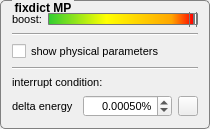
      <widget class="QGroupBox" name="gb_fixdictSet">
       <property name="minimumSize">
        <size>
         <width>210</width>
         <height>0</height>
        </size>
       </property>
       <property name="maximumSize">
        <size>
         <width>210</width>
         <height>16777215</height>
        </size>
       </property>
       <property name="font">
        <font>
         <pointsize>9</pointsize>
         <weight>75</weight>
         <bold>true</bold>
        </font>
       </property>
       <property name="toolTip">
        <string>&lt;html&gt;&lt;head/&gt;&lt;body&gt;&lt;p&gt;&lt;span style=&quot; font-weight:600;&quot;&gt;fixdict MP&lt;/span&gt;&lt;/p&gt;&lt;p&gt;settings for the fixdict MP algorithm&lt;/p&gt;&lt;p&gt;including interrupt condition&lt;/p&gt;&lt;/body&gt;&lt;/html&gt;</string>
       </property>
       <property name="styleSheet">
        <string notr="true">    QGroupBox  {
        background-color: qlineargradient(x1: 0, y1: 0, x2: 0, y2: 1,
                                          stop: 0 #E0E0E0, stop: 1 #FFFFFF);
        border: 1px solid gray;
        border-radius: 5px;
        margin-top: 3ex; /* leave space at the top for the title */
    }
     
    QGroupBox::title  {
        subcontrol-origin: margin;
		left: 12px;
        subcontrol-position: top left; /* position at the top center */
        padding: 1px;       
    }
</string>
       </property>
       <property name="title">
        <string>fixdict MP</string>
       </property>
       <property name="flat">
        <bool>false</bool>
       </property>
       <property name="checkable">
        <bool>false</bool>
       </property>
       <layout class="QVBoxLayout" name="verticalLayout_7">
        <item>
         <layout class="QHBoxLayout" name="horizontalLayout_4">
          <property name="topMargin">
           <number>0</number>
          </property>
          <item>
           <widget class="QLabel" name="l_boost_fixDict">
            <property name="font">
             <font>
              <pointsize>8</pointsize>
              <weight>50</weight>
              <bold>false</bold>
             </font>
            </property>
            <property name="toolTip">
             <string>&lt;html&gt;&lt;head/&gt;&lt;body&gt;&lt;p&gt;&lt;span style=&quot; font-weight:600;&quot;&gt;boost&lt;/span&gt;&lt;/p&gt;&lt;p&gt;set the number of channels (in percent of all choosen channels) used to find best machting atom in case of multichannel input signals&lt;/p&gt;&lt;/body&gt;&lt;/html&gt;</string>
            </property>
            <property name="text">
             <string>boost:</string>
            </property>
           </widget>
          </item>
          <item>
           <widget class="QSlider" name="sl_boost_fixDict">
            <property name="minimumSize">
             <size>
              <width>0</width>
              <height>0</height>
             </size>
            </property>
            <property name="maximumSize">
             <size>
              <width>16777215</width>
              <height>16777215</height>
             </size>
            </property>
            <property name="styleSheet">
             <string notr="true">QSlider::groove:horizontal {
border: 1px solid #bbb;
background: white;
height: 10px;
border-radius: 4px;
}

QSlider::sub-page:horizontal {
background:qlineargradient(spread:pad, x1:0, y1:0, x2:1, y2:0, stop:0 rgba(50,205,50, 255), stop:0.4 rgba(255,255,0, 255), stop:0.85 rgba(255,165,0, 255), stop:1 rgba(255,0,0,255));

border: 1px solid #777;
height: 10px;
border-radius: 1px;
}

QSlider::add-page:horizontal {
background: #fff;
border: 1px solid #777;
height: 10px;
border-radius: 1px;
}

QSlider::handle:horizontal {
background: qlineargradient(x1:0, y1:0, x2:1, y2:1,
    stop:0 #eee, stop:1 #ccc);
border: 1px solid #777;
width: 6px;
margin-top: -6px;
margin-bottom: -6px;
border-radius: 1px;
}

QSlider::handle:horizontal:hover {
background: qlineargradient(x1:0, y1:0, x2:1, y2:1,
    stop:0 #fff, stop:1 #ddd);
border: 1px solid #444;
border-radius: 1px;
}

QSlider::sub-page:horizontal:disabled {
background: #bbb;
border-color: #999;
}

QSlider::add-page:horizontal:disabled {
background: #eee;
border-color: #999;
}

QSlider::handle:horizontal:disabled {
background: #eee;
border: 1px solid #aaa;
border-radius: 4px;

}</string>
            </property>
            <property name="minimum">
             <number>-100</number>
            </property>
            <property name="maximum">
             <number>0</number>
            </property>
            <property name="value">
             <number>0</number>
            </property>
            <property name="orientation">
             <enum>Qt::Horizontal</enum>
            </property>
           </widget>
          </item>
         </layout>
        </item>
        <item>
         <widget class="Line" name="line_3">
          <property name="toolTip">
           <string>&lt;html&gt;&lt;head/&gt;&lt;body&gt;&lt;p&gt;&lt;br/&gt;&lt;/p&gt;&lt;/body&gt;&lt;/html&gt;</string>
          </property>
          <property name="orientation">
           <enum>Qt::Horizontal</enum>
          </property>
         </widget>
        </item>
        <item>
         <widget class="QCheckBox" name="cb_phys_params">
          <property name="font">
           <font>
            <pointsize>8</pointsize>
            <weight>50</weight>
            <bold>false</bold>
           </font>
          </property>
          <property name="toolTip">
           <string>&lt;html&gt;&lt;head/&gt;&lt;body&gt;&lt;p&gt;&lt;span style=&quot; font-weight:600;&quot;&gt;show physical parameters&lt;/span&gt;&lt;/p&gt;&lt;p&gt;...displayes parametervalues, converted to natural units, if possible&lt;/p&gt;&lt;/body&gt;&lt;/html&gt;</string>
          </property>
          <property name="text">
           <string>show physical parameters</string>
          </property>
         </widget>
        </item>
        <item>
         <widget class="Line" name="line_5">
          <property name="orientation">
           <enum>Qt::Horizontal</enum>
          </property>
         </widget>
        </item>
        <item>
         <widget class="QLabel" name="l_interrupt">
          <property name="font">
           <font>
            <pointsize>8</pointsize>
            <weight>50</weight>
            <bold>false</bold>
           </font>
          </property>
          <property name="toolTip">
           <string>&lt;html&gt;&lt;head/&gt;&lt;body&gt;&lt;p&gt;&lt;span style=&quot; font-weight:600;&quot;&gt;interrupt condition&lt;/span&gt;&lt;/p&gt;&lt;p&gt;canceling the fixdict matching pursuit algorithm, if energy difference is lower than delta to prevent infinite loops&lt;/p&gt;&lt;p&gt;default 0,005%&lt;br/&gt;(be careful using lower values, this may lead to infinite loops, if dictionary is not appropriate to analysed signal)&lt;/p&gt;&lt;/body&gt;&lt;/html&gt;</string>
          </property>
          <property name="text">
           <string>interrupt condition:</string>
          </property>
         </widget>
        </item>
        <item>
         <layout class="QGridLayout" name="gridLayout_4">
          <item row="1" column="1">
           <widget class="QDoubleSpinBox" name="dsb_delta_energy">
            <property name="font">
             <font>
              <pointsize>8</pointsize>
              <weight>50</weight>
              <bold>false</bold>
             </font>
            </property>
            <property name="toolTip">
             <string>&lt;html&gt;&lt;head/&gt;&lt;body&gt;&lt;p&gt;0,0% ... 100%&lt;/p&gt;&lt;/body&gt;&lt;/html&gt;</string>
            </property>
            <property name="alignment">
             <set>Qt::AlignRight|Qt::AlignTrailing|Qt::AlignVCenter</set>
            </property>
            <property name="suffix">
             <string>%</string>
            </property>
            <property name="decimals">
             <number>5</number>
            </property>
            <property name="minimum">
             <double>0.000000000000000</double>
            </property>
            <property name="maximum">
             <double>100.000000000000000</double>
            </property>
            <property name="singleStep">
             <double>0.000050000000000</double>
            </property>
            <property name="value">
             <double>0.000500000000000</double>
            </property>
           </widget>
          </item>
          <item row="1" column="0">
           <widget class="QLabel" name="lb_cancel_calc">
            <property name="font">
             <font>
              <pointsize>8</pointsize>
              <weight>50</weight>
              <bold>false</bold>
             </font>
            </property>
            <property name="toolTip">
             <string>&lt;html&gt;&lt;head/&gt;&lt;body&gt;&lt;p&gt;&lt;span style=&quot; font-weight:600;&quot;&gt;delta energy&lt;/span&gt;&lt;/p&gt;&lt;p&gt;energydifference at which value the algorithm will be interrupted&lt;br/&gt;(despite chosen truncation criterion)&lt;/p&gt;&lt;/body&gt;&lt;/html&gt;</string>
            </property>
            <property name="text">
             <string>delta energy</string>
            </property>
           </widget>
          </item>
          <item row="1" column="2">
           <widget class="QPushButton" name="btt_delta_energy_default">
            <property name="maximumSize">
             <size>
              <width>20</width>
              <height>20</height>
             </size>
            </property>
            <property name="toolTip">
             <string>&lt;html&gt;&lt;head/&gt;&lt;body&gt;&lt;p&gt;&lt;span style=&quot; font-weight:600;&quot;&gt;reset&lt;/span&gt;&lt;/p&gt;&lt;p&gt;...set default value (0.00050%)&lt;/p&gt;&lt;/body&gt;&lt;/html&gt;</string>
            </property>
            <property name="text">
             <string/>
            </property>
            <property name="icon">
             <iconset resource="Ressourcen.qrc">
              <normaloff>:/images/icons/arrowReset.png</normaloff>:/images/icons/arrowReset.png</iconset>
            </property>
            <property name="iconSize">
             <size>
              <width>14</width>
              <height>14</height>
             </size>
            </property>
           </widget>
          </item>
         </layout>
        </item>
       </layout>
      </widget>
